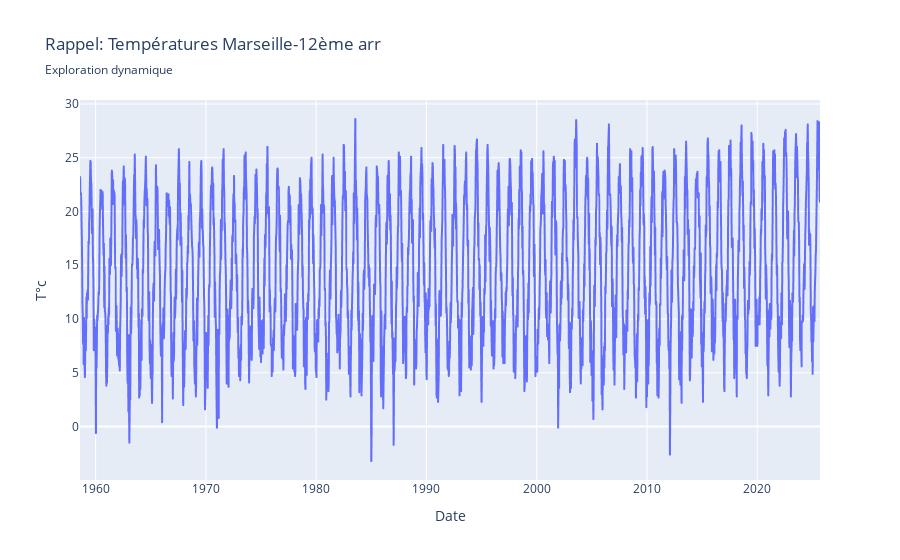

Notebook code cell kept with this figure:
### Code cell
fig = px.line( x=temps_serie.index, y=temps_serie,
              title="Rappel: Températures Marseille-12ème arr", subtitle = "Exploration dynamique",
              labels={"x":"Date ","y":"T°c "}              
             )
fig.show()

### Figure 1 — Plotly figure (JSON) as saved in the notebook; plotly's stock layout.template omitted (floating-point values rounded to 4 significant figures; data arrays with more than 128 entries replaced by an {"elided": "..."} marker saying what was removed)
{"data": [{"hovertemplate": "Date =%{x}<br>T°c =%{y}<extra></extra>", "legendgroup": "", "line": {"color": "#636efa", "dash": "solid"}, "marker": {"symbol": "circle"}, "mode": "lines", "name": "", "showlegend": false, "type": "scattergl", "x": {"elided": "2417 str values"}, "xaxis": "x", "y": {"elided": "2417 float values"}, "yaxis": "y"}], "layout": {"legend": {"tracegroupgap": 0}, "title": {"subtitle": {"text": "Exploration dynamique"}, "text": "Rappel: Températures Marseille-12ème arr"}, "xaxis": {"anchor": "y", "domain": [0, 1], "title": {"text": "Date "}}, "yaxis": {"anchor": "x", "domain": [0, 1], "title": {"text": "T°c "}}}}
